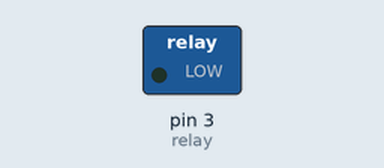
This sketch was run on a simulated Arduino Uno, built with avr-gcc and run on an emulated ATmega328P. On the bench: switched loads named in the sketch (green lamp = pin HIGH). Dashed ring = blinking.

Above: at 0.5 s.
Timing chart, 0 to 4.6 s (numbered marks = the images above):
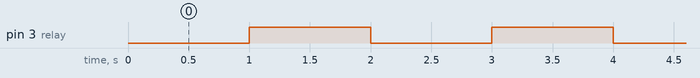

The sketch:

relay.ino
```cpp
//by default it will remain always in
const int relay = 3;
void setup() {
  // put your setup code here, to run once:
pinMode(relay,OUTPUT);
}

void loop() {
  // put your main code here, to run repeatedly:
digitalWrite(relay,LOW);
delay(1000);
digitalWrite(relay,HIGH);
delay(1000);

}
```

Measured:
- by itself, pin 3 (relay): alternates HIGH for 1.0 s and LOW for 1.0 s
